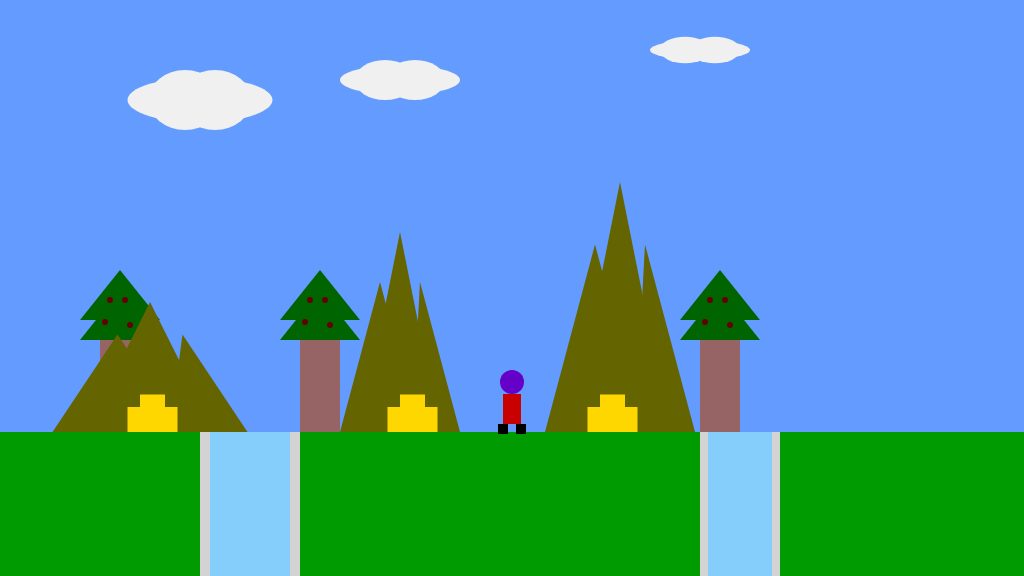
Frame 1 (no input)
Frame 60 (no input): identical to frame 1, image omitted
Frame 120 (the mouse pressed at the canvas centre since frame 60): identical to frame 1, image omitted

The p5.js sketch that drew this single still picture (run headless with seeded random() and noise() and a simulated clock; from frame 60 on, the mouse is pressed at the canvas centre):

// p5.js sketch
// ── sketch.js
/*

The Game Project 5

Midterm

by:Swen Chan

*/


var gameCha_x;
var gameCha_y;
var floorP_y;

var isL;
var isR;
var isF;
var isP;
var isD;

var cany;
var isF_cany;

var collectables;

var treePos_x;
var treePos_y;
var clouds;
var mountains;
var cameraPosX;





function setup()
{
	createCanvas(1024, 576);
	floorP_y = height * 3/4;
	gameCha_x = width/2;
	gameCha_y = floorP_y;

	isL = false;
	isR = false;
	isF = false;
	isP = false;

	isF_cany = false;
	//start
	cany =[
		{ x_pos: 200, width: 100},
		{x_pos: 700, width: 80}
	];

	collectables = [
		{x_pos: 140, y_pos: floorP_y - 50, size: 50, isFound:false},
		{x_pos: 400, y_pos: floorP_y - 50, size: 50, isFound:false},
		{x_pos: 600, y_pos: floorP_y - 50, size: 50, isFound:false}
	];

	//initialise underground variables
	treePos_x = [100, 300, 700];
	treePos_y = 282;
	clouds = {x_pos:[200, 400, 700], y_pos:[100, 80, 50], 
			width:[145, 120, 100], height:[45, 30, 20]};
	mountains = {x_pos:[620, 400, 150], height:[250, 200, 130],
			 width:[100, 80, 130]};
	
	cameraPosX = 0;
	
}

function draw()
{
	//modify camera's position
	cameraPosX = gameCha_x - width / 2;

	//do not allow second jump when the character is Plummeting
	if (gameCha_y <= 285){
		isP = false;
	}

	//do not allow move when the player has fallen in the cany
	if (isF_cany == true){
		isL = false;
		isR = false;
	}
	//end
	///////////DRAWING CODE//////////

	background(100,155,255); 

	noStroke();
	fill(0,155,0);
	rect(0, floorP_y, width, height - floorP_y); //draw some green ground

	//start
	//save state
	push();
	translate(-cameraPosX, 0);

	//draw the cany
	noStroke();
	fill(20,20,10);
	drawCanyon(cany);

	//draw trees
	noStroke();
	drawTrees();

	//draw clouds
	fill(240);
	drawClouds();

	//draw mountains
	fill(100,100,0);
	drawMountains();

	//if the character on the cany,fall into
	for (i=0; i < cany.length; i++){
		checkCanyon(cany[i]);
		drawCanyon(cany[i]);
	}

	//decide the isF variable
	if(gameCha_y < floorP_y){
		isF = true;
	}


	for(i=0; i < collectables.length; i++){
	//change the 'isFound' variable if the collectable is found
		checkCollectable(collectables[i]);

	//draw the collectable
		drawCollectable(collectables[i]);

	}



	//the game character
	if(isL && isF)
	{
		// add your jumping-left code
		fill(100,0,200);//head
		ellipse(gameCha_x - 11, gameCha_y - 60, 24, 24);
	
		fill(200,0,0);//body
		rect(gameCha_x - 20, gameCha_y - 48, 18, 20);
	
		fill(0);//right foot
		rect(gameCha_x - 4, gameCha_y - 28, 10, 10);
	
		rect(gameCha_x - 22, gameCha_y - 28, 10, 10);//left foot
	
		rect(gameCha_x - 2, gameCha_y - 40, 10, 3);//arm
	

	}
	else if(isR && isF)
	{
		// add your jumping-right code
		fill(100,0,200);//head
		ellipse(gameCha_x + 11, gameCha_y - 60, 24, 24);
	
		fill(200,0,0);//body
		rect(gameCha_x + 2, gameCha_y - 48, 18, 20);
	
		fill(0);//right foot
		rect(gameCha_x + 12, gameCha_y - 28, 10, 10);
	
		rect(gameCha_x - 6, gameCha_y - 28, 10, 10);//left foot
	
		rect(gameCha_x - 8, gameCha_y - 43, 10, 3);
	}
	else if(isL)
	{
		// add your walking left code
		fill(100,0,200);//head
		ellipse(gameCha_x - 11, gameCha_y - 50, 24, 24);

		fill(200,0,0);//body
		rect(gameCha_x - 20, gameCha_y - 38, 18, 30);

		fill(0);//right foot
		rect(gameCha_x - 4, gameCha_y - 8, 10, 10);

		rect(gameCha_x - 22, gameCha_y - 8, 10, 10);//left foot

	}
	else if(isR)
	{
		// add your walking right code
		fill(100,0,200);//head
		ellipse(gameCha_x + 11, gameCha_y - 50, 24, 24);

		fill(200,0,0);//body
		rect(gameCha_x + 2, gameCha_y - 38, 18, 30);

		fill(0);//right foot
		rect(gameCha_x + 12, gameCha_y - 8, 10, 10);

		rect(gameCha_x - 6, gameCha_y - 8, 10, 10);//left foot

	}
	else if(isF || isP)
	{
		// add your jumping facing forwards code
		fill(100,0,200);//head
		ellipse(gameCha_x, gameCha_y - 60, 24, 24);
	
		fill(200,0,0);//body
		rect(gameCha_x - 9, gameCha_y - 48, 18, 20);
	
		fill(0);//right foot
		rect(gameCha_x + 4, gameCha_y - 28, 10, 10);
	
		rect(gameCha_x - 14, gameCha_y - 28, 10, 10);//left foot
	
		rect(gameCha_x + 9, gameCha_y - 40, 10, 3);//right arm
		rect(gameCha_x - 19, gameCha_y - 40, 10, 3);//left arm
	}
	else
	{
		// add your standing front facing code
		fill(100,0,200);//head
		ellipse(gameCha_x, gameCha_y - 50, 24, 24);
	
		fill(200,0,0);//body
		rect(gameCha_x - 9, gameCha_y - 38, 18, 30);
	
		fill(0);//right foot
		rect(gameCha_x + 4, gameCha_y - 8, 10, 10);
	
		rect(gameCha_x - 14, gameCha_y - 8, 10, 10);//left foot

	}
	
	///////////INTERACTION CODE//////////
	//Put conditional statements to move the game character below here
	if(isL){
		gameCha_x -= 5;
	}

	if(isR){
		gameCha_x += 5;
	}

	if(isP){
		gameCha_y -= 25;
		if(gameCha_y < 280){
			gameCha_y = 280;
		}
	}

	if(isF){
		gameCha_y += 5;
		if(gameCha_y >= floorP_y){
			gameCha_y = floorP_y;
			isF = false;
		}

	}

	if(gameCha_x < cany.x_pos + cany.width - 10
		&& gameCha_x > cany.x_pos + 10
		&& gameCha_y == floorP_y){
			isF_cany = true;
		}


	//restore state
	pop();
}



function keyPressed()
{
	// if statements to control the animation of the character when
	// keys are pressed.

	if(!isF_cany){
		if(key == 'a'){
			isL = true;			
		}
	
		if(key == 'd'){
			isR = true;
		}
	
		if(key == 'w'){
			if(isP){
				isF = true;
			}
			if(!isF){
				isP = true;
			}
		}
	}

}
function keyReleased()
{
	// if statements to control the animation of the character when
	// keys are released.

	if(key == 'a'){
		isL = false;
	}

	if(key == 'd'){
		isR = false;
	}

	if(key == 'w'){
		isP = false;

	}


}

//end

function drawClouds()
{
	for(var i = 0; i < clouds.x_pos.length; i++) {
		ellipse(clouds.x_pos[i], clouds.y_pos[i],
			clouds.width[i], clouds.height[i]);
		ellipse(clouds.x_pos[i] - 15, clouds.y_pos[i],
			clouds.width[i] / 2, 4 * clouds.height[i] / 3);
		ellipse(clouds.x_pos[i] + 15,clouds.y_pos[i],
			clouds.width[i] / 2, 4 * clouds.height[i] / 3);
	}
}

function drawMountains()
{
	for(var i = 0; i < mountains.x_pos.length; i++){
		triangle(mountains.x_pos[i], floorP_y - mountains.height[i],
			mountains.x_pos[i] - mountains.width[i] / 2, floorP_y,
			mountains.x_pos[i] + mountains.width[i] / 2, floorP_y
		);
		triangle(mountains.x_pos[i] - mountains.width[i] / 4, floorP_y - mountains.height[i] * 0.75,
			mountains.x_pos[i] - 3 * mountains.width[i] / 4, floorP_y,
			mountains.x_pos[i] + mountains.width[i] / 4, floorP_y);
		triangle(mountains.x_pos[i] + mountains.width[i] / 4, floorP_y - mountains.height[i] * 0.75,
			mountains.x_pos[i] + 3 * mountains.width[i] / 20, floorP_y,
			mountains.x_pos[i] + 3 * mountains.width[i] / 4, floorP_y);
	}
}

function drawTrees()
{
	for(i=0; i < treePos_x.length; i++){
		noStroke();
		fill(150,100,100);
		rect(treePos_x[i], treePos_y + 58, 40, 92);
		
		//branches
		fill(0,100,0);
		triangle(treePos_x[i] - 20, treePos_y + 58,
			treePos_x[i] + 20, treePos_y + 8,
			treePos_x[i] + 60, treePos_y + 58);
		triangle(treePos_x[i] - 20, treePos_y + 38,
			treePos_x[i] + 20, treePos_y - 12,
			treePos_x[i] + 60, treePos_y + 38);
		stroke(100,0,0);
		strokeWeight(6);
		// fruits
		point(treePos_x[i] + 10, treePos_y + 18);
		point(treePos_x[i] + 25, treePos_y + 18);
		point(treePos_x[i] + 5, treePos_y + 40);
		point(treePos_x[i] + 30, treePos_y + 43);	
		noStroke();	
	}

}

function drawCollectable(t_collectable)
{
	if(!t_collectable.isFound){
		noStroke();
		fill(255,215,0);
		rect(t_collectable.x_pos, t_collectable.y_pos + t_collectable.size / 4,
			t_collectable.size / 2, t_collectable.size / 2);
		rect(t_collectable.x_pos - t_collectable.size / 4, t_collectable.y_pos + t_collectable.size / 2,
			t_collectable.size, t_collectable.size / 2);
	}
}

function checkCollectable(t_collectable)
{
	if(dist(gameCha_x, gameCha_y, t_collectable.x_pos, t_collectable.y_pos + 50) < t_collectable.size ){
		t_collectable.isFound = true;
	}
}

function drawCanyon(t_canyon)
{
	// rect(t_canyon.x_pos, floorP_y, t_canyon.width, 144);
	fill(211);
	rect(t_canyon.x_pos, floorP_y, t_canyon.width, 150);
	fill(133,205,250);
	rect(t_canyon.x_pos + t_canyon.width * 0.1, floorP_y, t_canyon.width * 0.8, 150);
}

function checkCanyon(t_canyon)
{
	if(gameCha_x > t_canyon.x_pos && gameCha_x < t_canyon.x_pos + 100
		&& gameCha_y >= floorP_y){
			isD = true;
		}
	if(isD == true){
		gameCha_y += 5;
		isL = false;
		isR = false;
		// gameCha_x = constrain(gameCha_x, t_canyon.x_pos + 20,
		// t_canyon.x_pos + 80)
		 keyPressed = false;
	}
}
